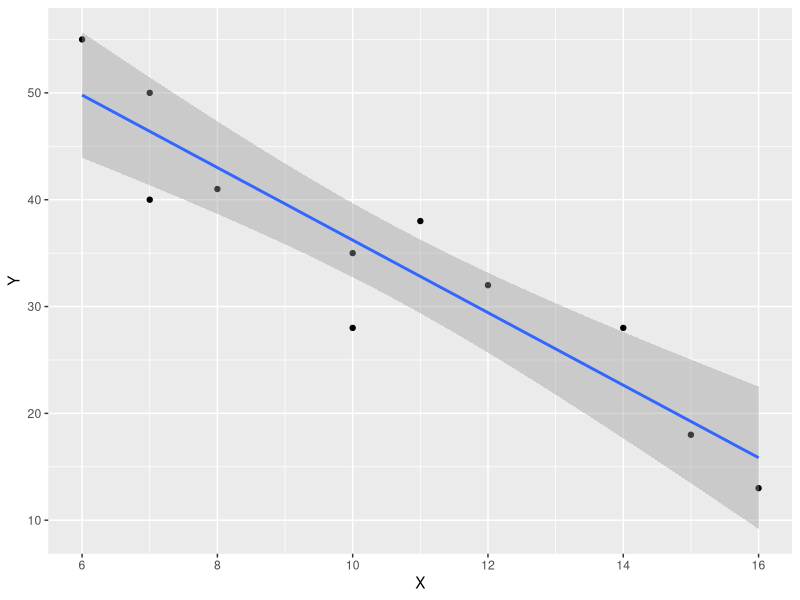

This chart was generated by the following R code:
X = c(6, 7, 7, 8, 10, 10, 11, 12, 14, 15, 16)
Y = c(55, 40, 50, 41, 35, 28, 38, 32, 28, 18, 13)
my_data = data.frame(
  X = c(6, 7, 7, 8, 10, 10, 11, 12, 14, 15, 16) ,
  Y = c(55, 40, 50, 41, 35, 28, 38, 32, 28, 18, 13)
)

corr = cor(X,Y,method = "pearson")
cat("pearson correlation coefficient is :", corr)

library(ggplot2)

ggplot(my_data,aes(X,Y))+geom_point()+geom_smooth(method='lm')
